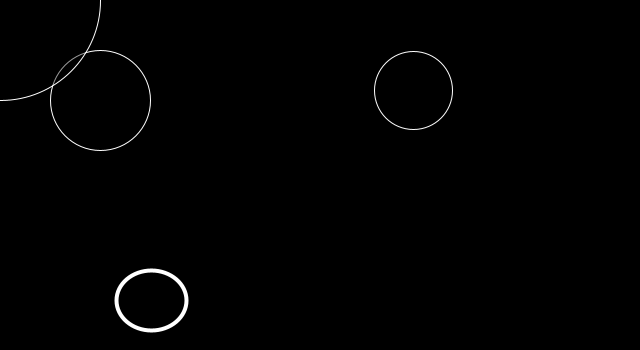
Frame 1 (no input)
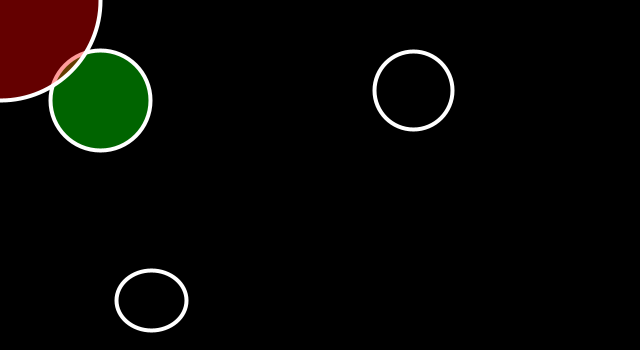
Frame 60 (the mouse pressed at the canvas centre just before this capture)
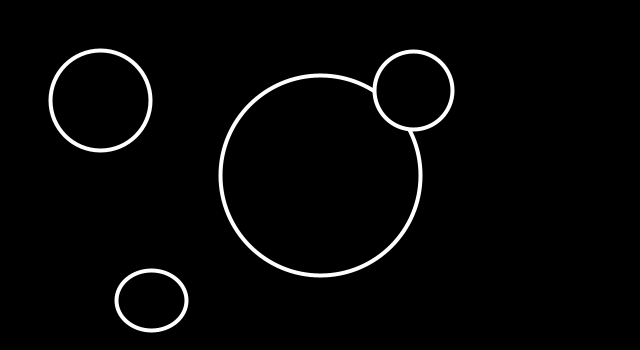
Frame 120 (the mouse held since frame 60 and released just before this capture)

The Processing sketch that drew these frames (run headless with seeded random() and noise(); from frame 60 on, the mouse is pressed at the canvas centre):

// Processing sketch: classes_collision_green_screen5
// ── classes_collision_green_screen5.pde
//needs comments

Particle p1;//3 args
Particle p2; //3 args
Particle p3; //no args
Particle p4; //2 args

void setup() {
  size(640, 350);
  p1 = new Particle(100, 100, 50);
  p2 = new Particle(500, 200, 100);
  p3 = new Particle();
  p4 = new Particle(60, 70);
}

void draw() {
  //draw
  background(0);


p1.overlaps(p2);


p2.x = mouseX;
p2.y = mouseY;

p1.display();
p2.display();
p3.display();
p4.display2();

}

// ── Particle.pde
class Particle {

  float x, y;
  float r;
  float q, t;
  color col;

  //3 args
  Particle(float tempX, float tempY, float tempR) {
    x = tempX;
    y = tempY;
    r = tempR;
    col = color(2);
  }

  //no args
  Particle() {
    x = random(width);
    y = random(height);
    r = random(20, 40);
  }

  //two args
  Particle(float tempT, float tempQ) {
    x = random(width);
    y = random(height);
    t = tempT;
    q = tempQ;
  }

  void display() {
    stroke(255);
    fill(col);
    ellipse(x, y, r*2, r*2);
  }

  //this is the essential addition
  void overlaps(Particle other) {
    float d = dist(x, y, other.x, other.y);
    if (d < r + other.r) {
      col = color(0,255,0,100);
      other.col = color(255,0,0, 100);
    } else {
      other.col = color(0,100);
      col = color(0,100); 
    }
  }

  void display2() {
    stroke(255);
    strokeWeight(4);
    noFill();
    ellipse(x, y, q, t);
  }
}
